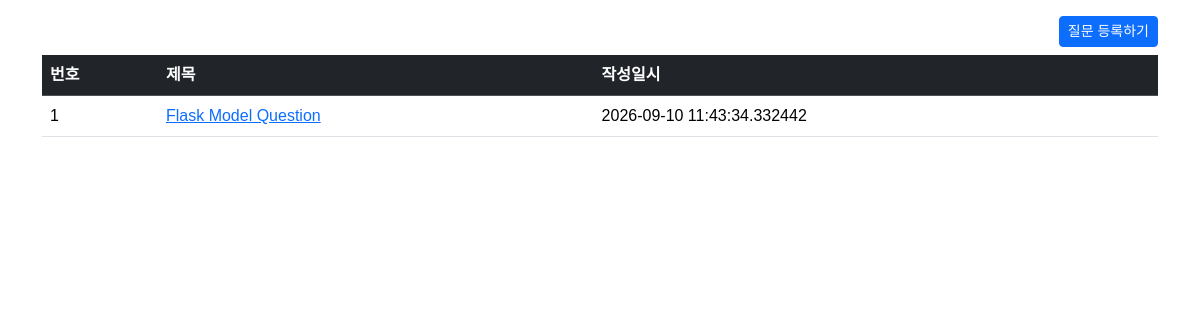
The page /question/list on the database as committed earlier.
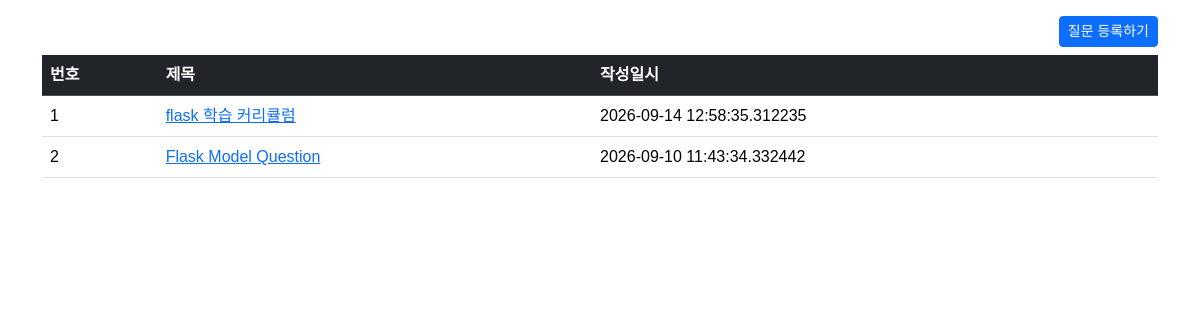
The same page on the database as committed later.
### pybo/models.py (models this page shows)
class Question(db.Model):
    id = db.Column(db.Integer, primary_key=True)
    subject = db.Column(db.String(200), nullable=False)
    content = db.Column(db.Text, nullable=False)
    create_date = db.Column(db.DateTime, nullable=False)

### pybo/views/question_views.py (the view)
@bp.route('/list')
def _list():
    question_list = Question.query.order_by(Question.create_date.desc()).all()
    return render_template('question/question_list.html', question_list=question_list)

### pybo/templates/question/question_list.html
{% extends 'base.html' %}
{% block content %}
<div class="container my-3">
    <div class="text-end">
        <a href="{{ url_for('question.create') }}" class="btn btn-primary btn-sm mb-2">질문 등록하기</a>
    </div>
    <table class="table table-hover">
      <thead>
        <tr class="table-dark">
            <th>번호</th>
            <th>제목</th>
            <th>작성일시</th>
        </tr>
      </thead>
      <tbody>
        {% if question_list %}
        {% for question in question_list %}
        <tr>
          <td>{{ loop.index }}</td>
          <td>
              <a href="{{ url_for('question.detail', question_id = question.id) }}">{{question.subject}}</a>
          </td>
          <td>{{ question.create_date }}</td>
        </tr>
        {% endfor %}
        {% else %}
        <tr>
            <td colspan="3">질문이 없습니다.</td>
        </tr>
        {% endif %}
      </tbody>
    </table>
</div>
{% endblock %}

### pybo/templates/base.html (shortened to what this page needs)
<!DOCTYPE html>
<html lang="ko">
<head>
    <link rel="stylesheet" href="https://cdn.jsdelivr.net/npm/bootstrap@5.3.8/dist/css/bootstrap.min.css">
    <link rel="stylesheet" href="{{ url_for('static', filename='style.css') }}">
</head>
<body>
    {% block content %}
    {% endblock %}
</body>
</html>

### pybo/static/style.css (style rules this page uses)
body { font-family: "Noto Sans KR", sans-serif; font-weight: 400; }

Rows that differ between the two databases and show on the page:
added Question: subject "flask 학습 커리큘럼", create_date "2026-09-14 12:58:35.312235"
